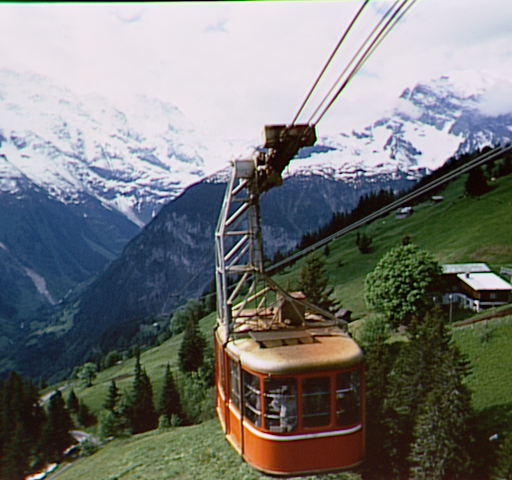
#> input picture cablecar.bmp, 512 x 480 px
$ python part7_pixel_access.py
#> lines starting #> are read from the running program, lines starting #| are printed output that depends on the picture
import cv2
import numpy as np

# Read the image
img = cv2.imread('cablecar.bmp')
#> img is the input picture: shape (480, 512, 3); mean B, G, R 117.6, 120, 117.9

if img is None:
    print("Erreur : Impossible de charger l'image.")
else:
    print(f"Original shape: {img.shape}")
#| Original shape: (480, 512, 3)
    height, width, channels = img.shape
#> height = 480; width = 512; channels = 3

    # EXEMPLE 1: Accéder à une ligne spécifique
    # On prend la ligne du milieu
    mid_row_idx = height // 2
#> mid_row_idx = 240
    row_data = img[mid_row_idx, :, :]
#> row_data = 512 rows, first 8: [107, 75, 36], [108, 64, 26], [100, 65, 26], [102, 71, 35], [104, 64, 28], [104, 61, 24], [105, 67, 31], [104, 68, 34]
    print(f"Données de la ligne {mid_row_idx} (shape): {row_data.shape}")
#| Données de la ligne 240 (shape): (512, 3)

    # EXEMPLE 2: Accéder à une colonne spécifique
    # On prend la colonne du milieu
    mid_col_idx = width // 2
#> mid_col_idx = 256
    col_data = img[:, mid_col_idx, :]
#> col_data = 480 rows, first 8: [53, 193, 106], [190, 244, 227], [235, 244, 244], [239, 237, 241], [240, 234, 239], [240, 233, 239], [239, 233, 239], [239, 233, 238]
    print(f"Données de la colonne {mid_col_idx} (shape): {col_data.shape}")
#| Données de la colonne 256 (shape): (480, 3)

    # EXEMPLE 3: Modification de pixels
    # Créer une copie pour ne pas modifier l'original tout de suite
    img_mod = img.copy()

    # Tracer une ligne horizontale blanche au milieu
    img_mod[mid_row_idx, :, :] = [255, 255, 255] # BGR pour Blanc

    # Tracer une ligne verticale noire au milieu
    img_mod[:, mid_col_idx, :] = [0, 0, 0] # BGR pour Noir

    # Modifier une zone rectangulaire (100x100 pixels) en haut à gauche
    img_mod[0:100, 0:100] = [0, 255, 0] # Vert
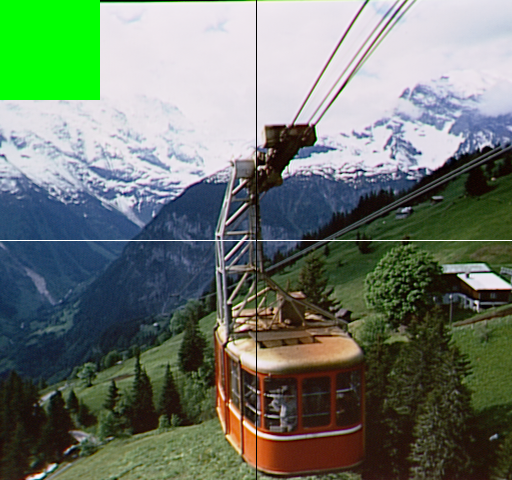
#> img_mod: shape (480, 512, 3); mean B, G, R 108.5, 121.4, 108.8

    cv2.imshow("Acces Pixels et Modifications", img_mod)
    print("Appuyez sur une touche pour fermer la fenêtre...")
    cv2.waitKey(0)
    cv2.destroyAllWindows()

$ run again, with exercise2_border.png saved as cablecar.bmp
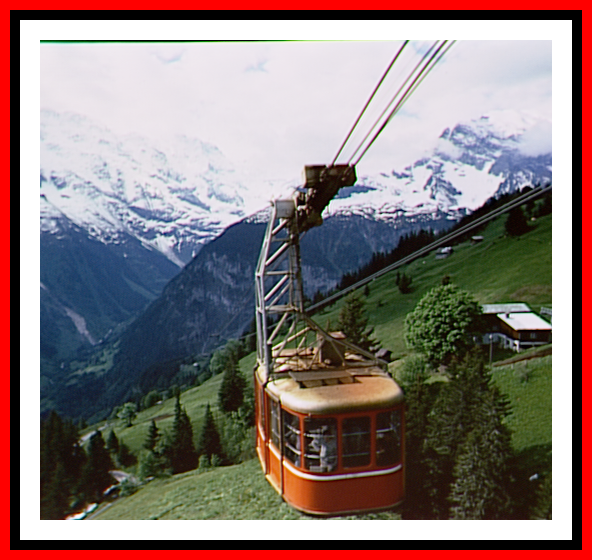
#> input picture exercise2_border.png, 592 x 560 px
#> img is the input picture: shape (560, 592, 3); mean B, G, R 119, 120.7, 136.6
#| Original shape: (560, 592, 3)
#> row_data = 592 rows, first 8: [0, 0, 255], [0, 0, 255], [0, 0, 255], [0, 0, 255], [0, 0, 255], [0, 0, 255], [0, 0, 255], [0, 0, 255]
#| Données de la ligne 280 (shape): (592, 3)
#> col_data = 560 rows, first 8: [0, 0, 255], [0, 0, 255], [0, 0, 255], [0, 0, 255], [0, 0, 255], [0, 0, 255], [0, 0, 255], [0, 0, 255]
#| Données de la colonne 296 (shape): (560, 3)
#> `img_mod[0:100, 0:100] = [0, 255, 0]`:
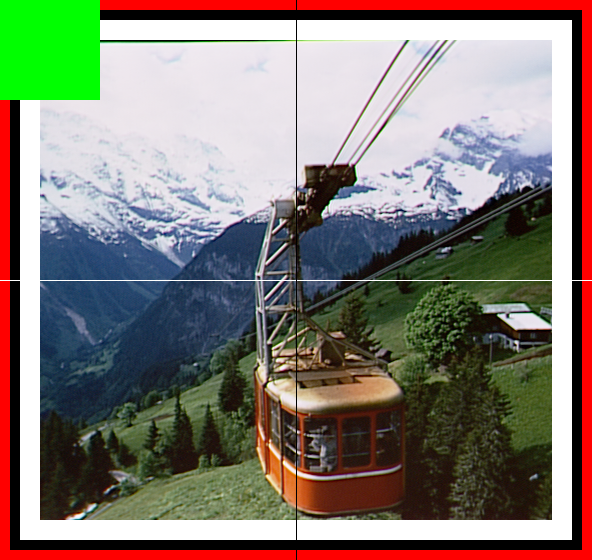
#> img_mod: shape (560, 592, 3); mean B, G, R 114.5, 123.9, 130.6
